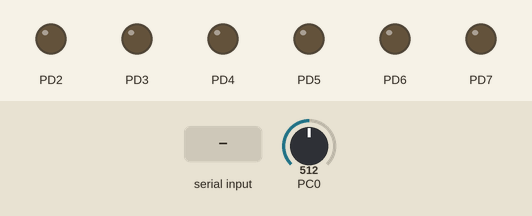
Recording of a program running on a simulated ATmega8, built with avr-gcc and emulated at 12 MHz (the files do not name the chip). On the bench: output pins drawn as LEDs (lit = HIGH). The inputs (shaded band) are chosen by the test bench; at power-on: PC0 = 512.

Above: at 1.2 s.
1.3 s: byte 1 (LED_1ON) received over Serial
At 2.2 s:
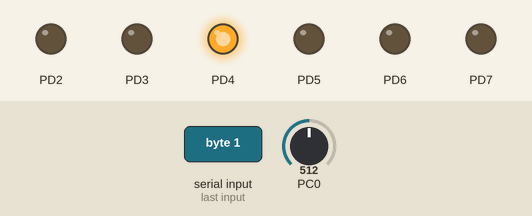
2.8 s: byte 2 (LED_2ON) received over Serial
At 3.3 s:
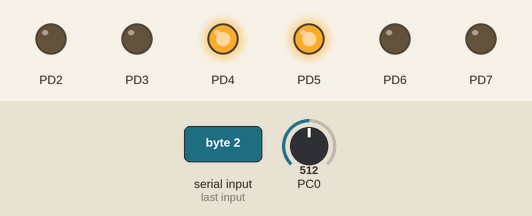
4.3 s: byte 17 (LED_1OFF) received over Serial
At 5.5 s:
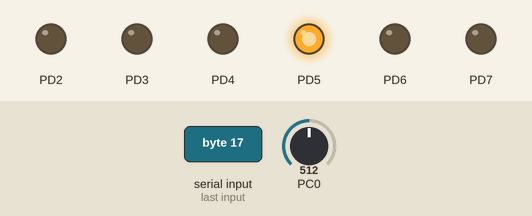
5.8 s: byte 3 (LED_3ON) received over Serial
At 6.8 s:
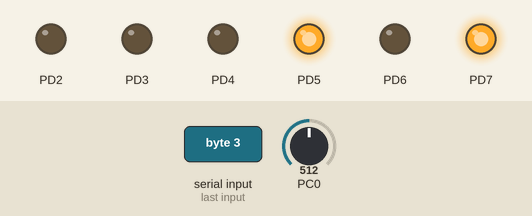
7.3 s: byte 26 (LED_2OFF) received over Serial
At 8.0 s:
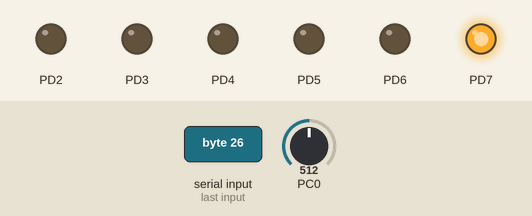
8.8 s: byte 4 (LED_4ON) received over Serial
At 9.1 s:
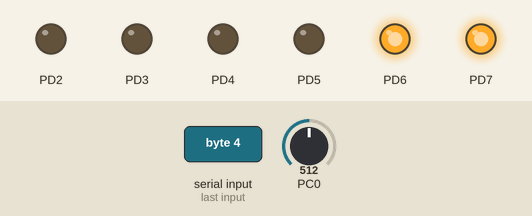
Timing chart, 0 to 11.3 s (numbered marks = the images above; inputs shaded):
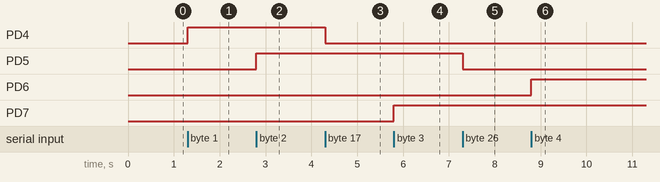

Measured:
- after the input at 1.3 s, PD4: LOW → HIGH at once
- after the input at 2.8 s, PD5: LOW → HIGH at once
- after the input at 4.3 s, PD4: HIGH → LOW at once
- after the input at 5.8 s, PD7: LOW → HIGH at once
- after the input at 7.3 s, PD5: HIGH → LOW at once
- after the input at 8.8 s, PD6: LOW → HIGH at once

The program:

main.c
```c
#include<avr/io.h>
#include<avr/interrupt.h>
//#include<stdlib.h>
#define F_CPU 12000000UL
#define LED_1ON 0x01
#define LED_1OFF 0x11
#define LED_2ON 0x02
#define LED_2OFF 0x1A
#define LED_3ON 0x03
#define LED_3OFF 0x1B
#define LED_4ON 0x04
#define LED_4OFF 0x1C
#define ADC_COMMAND 0x1D
#define  PORT_ON(port,pin) port |= (1<<pin)
#define  PORT_OFF(port,pin)  port &=  ~(1<<pin)
static void USART_init()
{
    #undef BAUD
    #define BAUD 9600
    #include <util/setbaud.h>

    UBRRH = UBRRH_VALUE;
    UBRRL = UBRRL_VALUE;
    #if USE_2X
    UCSRA |= (1 << U2X);
    #else
    UCSRA &= ~(1 << U2X);
    #endif

    /* enable rx and tx */
    UCSRB = (1<<RXEN) | (1<<TXEN);
}

uint8_t USART_get_char()
{
    while(!(UCSRA & (1<<RXC)))
        ;

    return UDR;
}

void USART_send_char(uint8_t data)
{
    while(!(UCSRA & (1<<UDRE)))
        ;

    UDR = data;
}

int main(void)
{
  //DDRC = 0xff;
    PORTC = 1<<PC0;
  uint8_t command;

  USART_init();

  //unsigned  int adc_value;	// Variable to hold ADC  result

  //configure the ADC
  //Enable interrupt function in ADC

  //8-bit otr 10-bit results
  //Enable a prescaler -determined by internel/external clock
 //1200/5=200 120/2 = 60
  //turn on the ADC features
   DDRD=0xff;	// Set Port D for LED output
 //  DDRD = 1<< PD7;
   PORTD  = 0x00;
   ADCSRA |= 1<<ADPS2;
   ADCSRA |= 1<<ADPS1;
   ADCSRA |= 1<<ADPS0;
   ADMUX |= 1<<ADLAR;
   ADMUX |= 1<<REFS0;
   ADCSRA |= 1<<ADIE;
   ADCSRA |= 1<<ADEN;
   ADCSRA |= 1<<ADFR;
  // sei();
   ADCSRA |= 1<<ADSC;
  //start first convertion
  //Enable the global interrupt
  unsigned int adc_value;
  while(1){
    adc_value = ADCH;
//    itoa(ADCH, adc_value, 10);
    command = USART_get_char();
    if (command == ADC_COMMAND)
        {
            USART_send_char(adc_value);
        }
    if (command == LED_1ON)
        {
           PORT_ON(PORTD,4);
        }
    else if(command == LED_1OFF)
        {
           PORT_OFF(PORTD,4);
        }
    if(command == LED_2ON)
        {
            PORT_ON(PORTD,5);
        }
    else if(command == LED_2OFF)
        {
            PORT_OFF(PORTD,5);
        }
    if (command == LED_3ON)
        {
           PORT_ON(PORTD,7);
        }
    else if (command == LED_3OFF)
        {
           PORT_OFF(PORTD,7);
        }
    if (command == LED_4ON)
        {
           PORT_ON(PORTD,6);;
        }
    else if (command == LED_4OFF)
        {
           PORT_OFF(PORTD,6);
        }
}
return(0);
}
```
